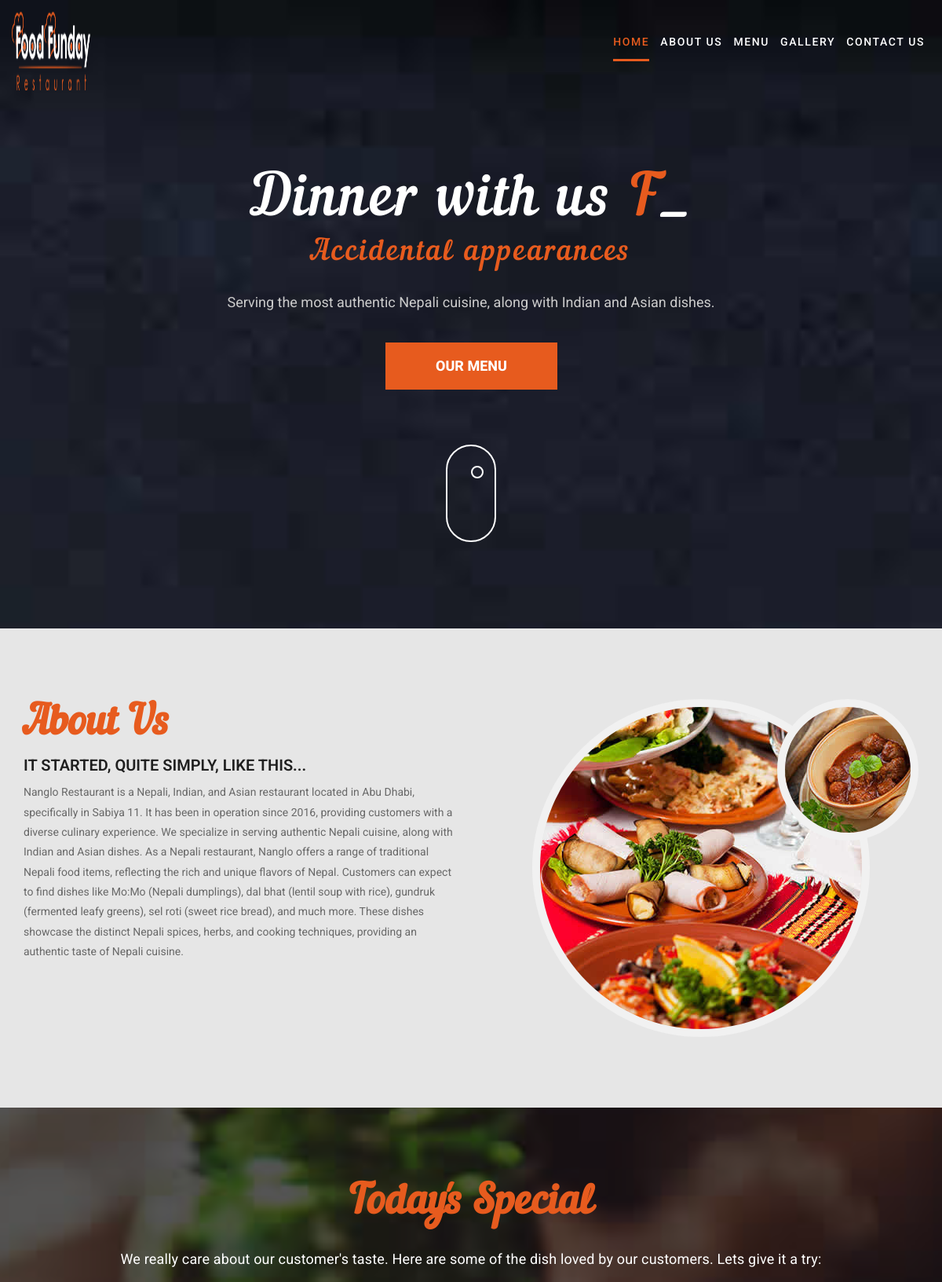
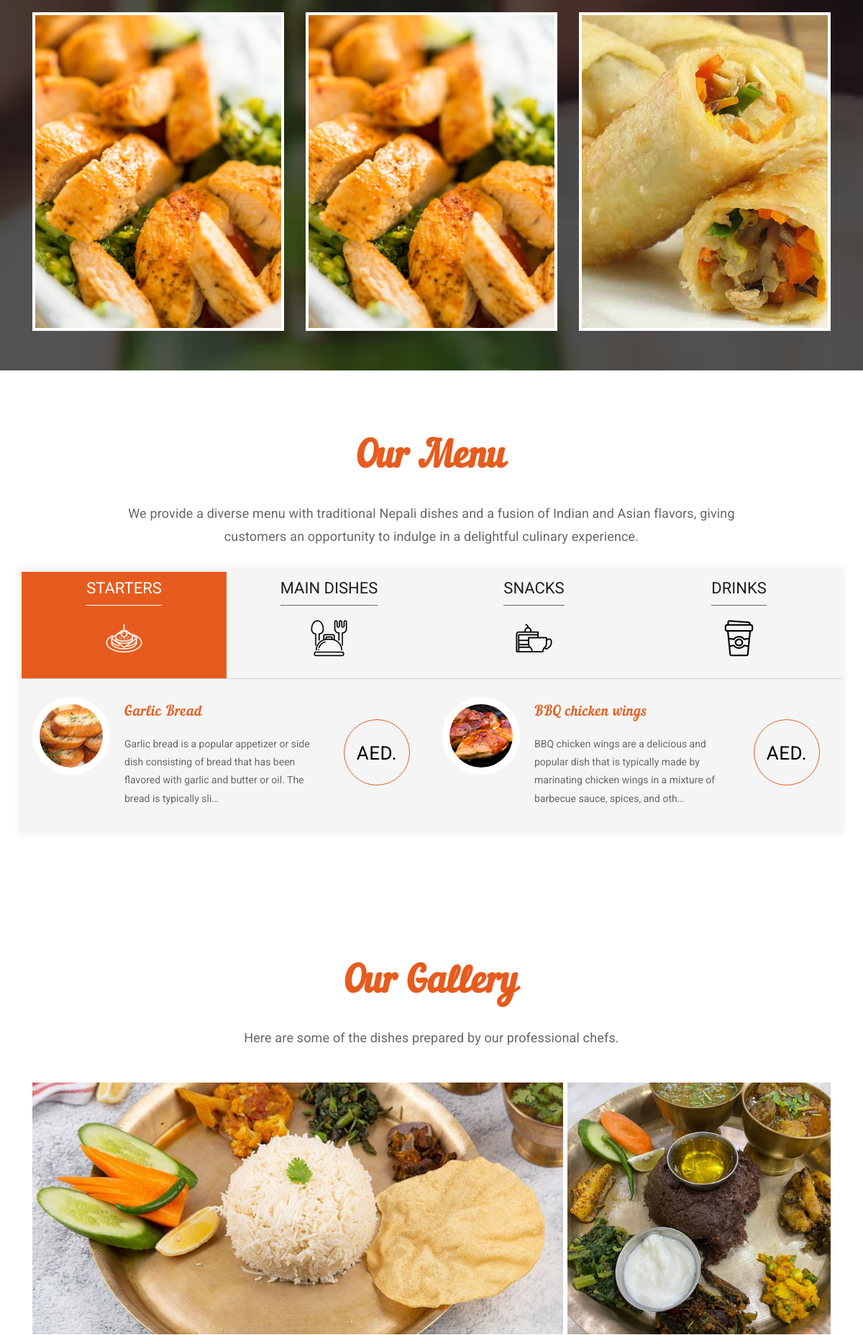
The page / (upper part) on the database its author committed (2 pictures, top to bottom).
### restapp/models.py (models this page shows, shortened)
class Menu(models.Model):
    title=models.CharField(max_length=500,blank=False,null=False)
    description=models.TextField(max_length=1000,blank=False,null=False)
    price=models.DecimalField(max_digits = 8,
                         decimal_places = 2,default=0.0)
    image=models.ImageField(upload_to="menu/",blank=False,null=False)
    type=models.CharField(choices=choices_fields,max_length=20,default="starters")
    special=models.BooleanField(default=False)
    special_image=models.ImageField(upload_to="menu/",blank=True,null=True)

### restapp/views.py (the view)
# urls.py: 2. Add a URL to urlpatterns:  path('', views.home, name='home')
def home(request):
    starters=Menu.objects.filter(type="starters")
    main_dishes=Menu.objects.filter(type="main_dishes")
    drinks=Menu.objects.filter(type="drinks")
    snacks=Menu.objects.filter(type="snacks")
    specials=Menu.objects.filter(special=True)
    return render(request,"index.html",{"starters":starters,"main_dishes":main_dishes,"drinks":drinks,"snacks":snacks,"specials":specials})

### templates/index.html (shortened to what this page needs)
{% load static %}
<!DOCTYPE html>
<html lang="en">
<head>
    <link rel="stylesheet" href="{% static 'css/bootstrap.min.css' %}">
    <link rel="stylesheet" href="{% static 'css/style.css' %}">
    <link rel="stylesheet" href="{% static 'css/responsive.css' %}">
    <link rel="stylesheet" href="{% static 'css/colors/orange.css' %}">
</head>
<body>
    <div id="site-header">
        <header id="header" class="header-block-top">
            <div class="container">
                <div class="row">
                    <div class="main-menu">
                        <nav class="navbar navbar-default" id="mainNav">
                            <div class="navbar-header">
                                <div class="logo">
                                    <a class="navbar-brand js-scroll-trigger logo-header" href="#">
                                        <img style="width:10rem;height:10rem" src="{% static 'images/logo.png' %}" alt="">
                                    </a>
                                </div>
                            </div>
                            <div id="navbar" class="navbar-collapse collapse">
                                <ul class="nav navbar-nav navbar-right">
                                    <li class="active"><a href="#banner">Home</a></li>
                                    <li><a href="#about">About us</a></li>
                                    <li><a href="#menu">Menu</a></li>
                                    <li><a href="#gallery">Gallery</a></li>
                                    <li><a href="#footer">Contact us</a></li>
                                </ul>
                            </div>
                        </nav>
                    </div>
                </div>
            </div>
        </header>
    </div>
    <div id="banner" class="banner full-screen-mode parallax">
        <div class="container pr">
            <div class="col-lg-12 col-md-12 col-sm-12 col-xs-12">
                <div class="banner-static">
                    <div class="banner-text">
                        <div class="banner-cell">
                            <h1>Dinner with us  <span class="typer" id="some-id" data-delay="200" data-delim=":" data-words="Friends:Family:Officemates" data-colors="red"></span><span class="cursor" data-cursorDisplay="_" data-owner="some-id"></span></h1>
                            <h2>Accidental appearances </h2>
                            <p>
                                Serving the most authentic Nepali cuisine, along with Indian and Asian dishes.
                            </p>
                            <div class="book-btn">
                                <a href="#menu" class="table-btn hvr-underline-from-center">
                                    OUR MENU</a>
                            </div>
                            <a href="#about">
                                <div class="mouse"></div>
                            </a>
                        </div>
                    </div>
                </div>
            </div>
        </div>
    </div>
    <div id="about" class="about-main pad-top-100 pad-bottom-100">
        <div class="container">
            <div class="row">
                <div class="col-lg-6 col-md-6 col-sm-12 col-xs-12">
                    <div class="wow fadeIn" data-wow-duration="1s" data-wow-delay="0.1s">
                        <h2 class="block-title"> About Us </h2>
                        <h3>IT STARTED, QUITE SIMPLY, LIKE THIS...</h3>
                        <p>
                            Nanglo Restaurant is a Nepali, Indian, and Asian restaurant located in Abu Dhabi, specifically in Sabiya 11. It has been in operation since 2016, providing customers with a diverse culinary experience. We specialize in serving authentic Nepali cuisine, along with Indian and Asian dishes. As a Nepali restaurant, Nanglo offers a range of traditional Nepali food items, reflecting the rich and unique flavors of Nepal. Customers can expect to find dishes like Mo:Mo (Nepali dumplings), dal bhat (lentil soup with rice), gundruk (fermented leafy greens), sel roti (sweet rice bread), and much more. These dishes showcase the distinct Nepali spices, herbs, and cooking techniques, providing an authentic taste of Nepali cuisine.
                        </p>
                    </div>
                </div>
                <div class="col-lg-6 col-md-6 col-sm-12 col-xs-12">
                    <div class="wow fadeIn" data-wow-duration="1s" data-wow-delay="0.1s">
                        <div class="about-images">
                            <img class="about-main" src="{% static 'images/about-main.jpg' %}" alt="About Main Image">
                            <img class="about-inset" src="{% static 'images/about-inset.jpg' %}" alt="About Inset Image">
                        </div>
                    </div>
                </div>
            </div>
        </div>
    </div>
    <div class="special-menu pad-top-100 parallax">
        <div class="container">
            <div class="row">
                <div class="col-lg-12 col-md-12 col-sm-12 col-xs-12">
                    <div class="wow fadeIn" data-wow-duration="1s" data-wow-delay="0.1s">
                        <h2 class="block-title color-white text-center"> Today's Special </h2>
                        <h5 class="title-caption text-center">
                            We really care about our customer's taste. Here are some of the dish loved by our customers. Lets give it a try:
                        </h5>
                    </div>
                    <div class="special-box">
                        <div id="owl-demo">
                      {% for spc in specials %}
                            <div class="item item-type-zoom">
                                <div class="item-img">
                                    <img src="/static/images/custom/{{spc.special_image}}" alt="sp-menu">
                                </div>
                            </div>
                         {% endfor %}
                        </div>
                    </div>
                </div>
            </div>
        </div>
    </div>
    <div id="menu" class="menu-main pad-top-100 pad-bottom-100">
        <div class="container">
            <div class="row">
                <div class="col-lg-12 col-md-12 col-sm-12 col-xs-12">
                    <div class="wow fadeIn" data-wow-duration="1s" data-wow-delay="0.1s">
                        <h2 class="block-title text-center">
						Our Menu
					</h2>
                        <p class="title-caption text-center">
                            We provide a diverse menu with traditional Nepali dishes and a fusion of Indian and Asian flavors, giving customers an opportunity to indulge in a delightful culinary experience.
                        </p>
                    </div>
                    <div class="tab-menu">
                        <div class="slider slider-nav">
                            <div class="tab-title-menu">
                                <h2>STARTERS</h2>
                                <p> <i class="flaticon-canape"></i> </p>
                            </div>
                            <div class="tab-title-menu">
                                <h2>MAIN DISHES</h2>
                                <p> <i class="flaticon-dinner"></i> </p>
                            </div>
                            <div class="tab-title-menu">
                                <h2>SNACKS</h2>
                                <p> <i class="flaticon-desert"></i> </p>
                            </div>
                            <div class="tab-title-menu">
                                <h2>DRINKS</h2>
                                <p> <i class="flaticon-coffee"></i> </p>
                            </div>
                        </div>
                        <div class="slider slider-single">
                            <div>
                                {% for start in starters %}
                                <div class="col-lg-6 col-md-6 col-sm-12 col-xs-12 ">
                                    <div class="offer-item">
                                        <img src="/static/images/custom/{{start.image}}" alt="" class="img-responsive">
                                        <div>
                                            <h3>{{start.title}}</h3>
                                            {{start.description|truncatechars:150}}
                                        </div>
                                        <span class="offer-price">
                                            <span>
                                            AED.
                                            </span>
                                        </span>
                                    </div>
                                </div>
                                {% endfor %}
                            </div>
                        </div>
                    </div>
                </div>
            </div>
        </div>
    </div>
    <div id="gallery" class="gallery-main pad-top-100 pad-bottom-100">
        <div class="container">
            <div class="row">
                <div class="col-lg-12 col-md-12 col-sm-12 col-xs-12">
                    <div class="wow fadeIn" data-wow-duration="1s" data-wow-delay="0.1s">
                        <h2 class="block-title text-center">
						Our Gallery
					</h2>
                        <p class="title-caption text-center">
                            Here are some of the dishes prepared by our professional chefs.
                        </p>
                    </div>
                    <div class="gal-container clearfix">
                        <div class="col-md-8 col-sm-12 co-xs-12 gal-item">
                            <div class="box">
                                <a href="#" data-toggle="modal" data-target="#1">
                                    <img src="{% static 'images/rice.jpeg' %}" alt="" />
                                </a>
                            </div>
                        </div>
                        <div class="col-md-4 col-sm-6 co-xs-12 gal-item">
                            <div class="box">
                                <a href="#" data-toggle="modal" data-target="#2">
                                    <img src="{% static 'images/didho.jpeg' %}" alt="" />
                                </a>
                            </div>
                        </div>
                    </div>
                </div>
            </div>
        </div>
    </div>
</body>
</html>

### staticfiles-cdn/css/responsive.css (style rules this page uses)
@media (max-width: 1240px) { .main-menu nav li a { margin: 0 7px; } }
@media (min-width: 768px) { .banner-cell .mouse:after { position: absolute; top: 25px; left: 50%; width: calc(4px * 4); height: calc(4px * 4); } }
@media (min-width: 768px) { .banner-cell .mouse { width: calc(16px * 4); height: calc(31px * 4); margin: 70px auto 0px; background: none; border: 2px solid white; border-radius: calc(16px * 4); } }

### staticfiles-cdn/css/colors/orange.css (style rules this page uses)
.main-menu .navbar-default .navbar-nav .active a { color: #e75b1e; }
.main-menu nav li a::after { background: #e75b1e; }
.typer { color: #e75b1e !important; }
.banner-text h2 { color: #e75b1e }
.book-btn a { background: #e75b1e; border: 3px solid #e75b1e; }
.hvr-underline-from-center::before { background:#f04900; }
.block-title { color: #e75b1e; }
.offer-item div h3 { color: #e75b1e; }
.tab-menu .is-active { background: #e75b1e; }
.offer-item .offer-price { border: 1px solid #e75b1e; }
.gal-item a::after { background-color: rgba(231, 91, 30, 0.75); }

### rows shown on the page
Menu: special_image (picture), image (picture), title "BBQ chicken wings", description "BBQ chicken wings are a delicious and popular dish that is typically made by marinating chicken wings in a mixture of barbecue sauce, spices, and oth…"
Menu: special_image (picture)
Menu: special_image (picture)
Menu: image (picture), title "Garlic Bread", description "Garlic bread is a popular appetizer or side dish consisting of bread that has been flavored with garlic and butter or oil. The bread is typically sli…"
